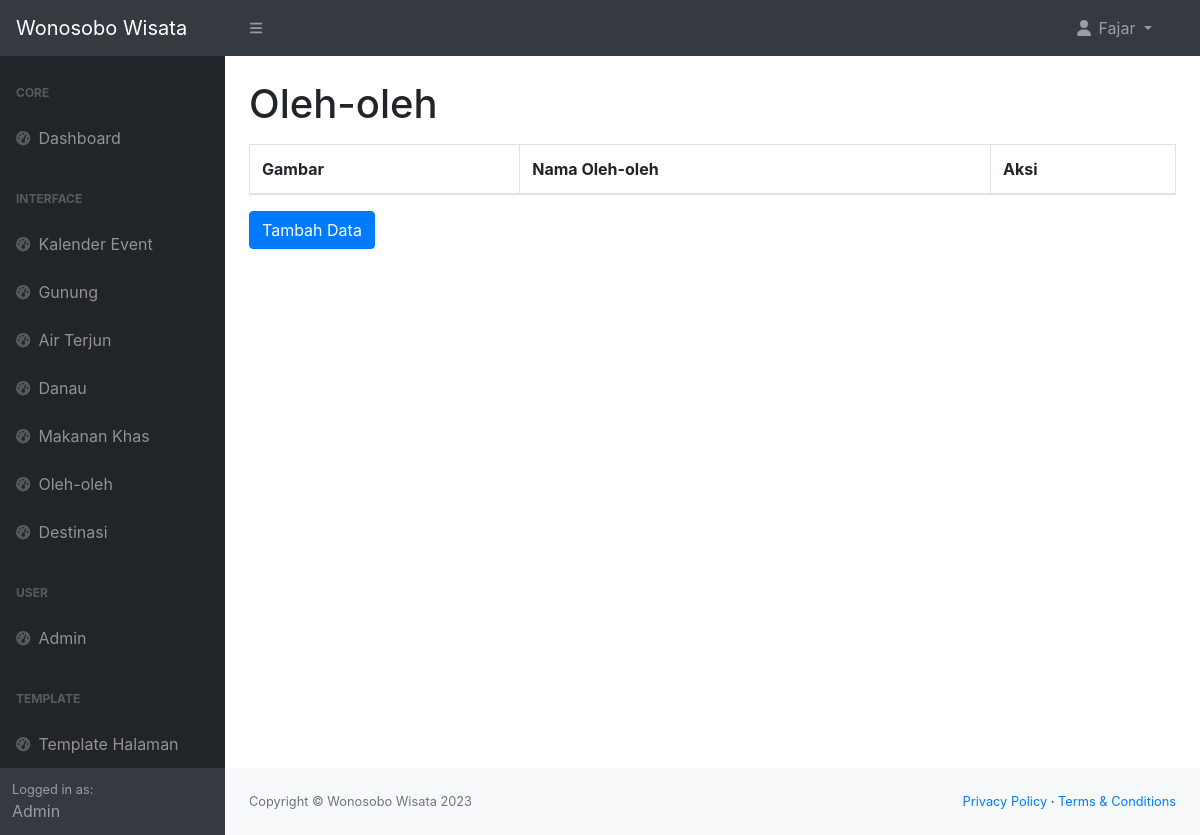
The page /admin/oleh_oleh.php (signed in) on the database as committed earlier.
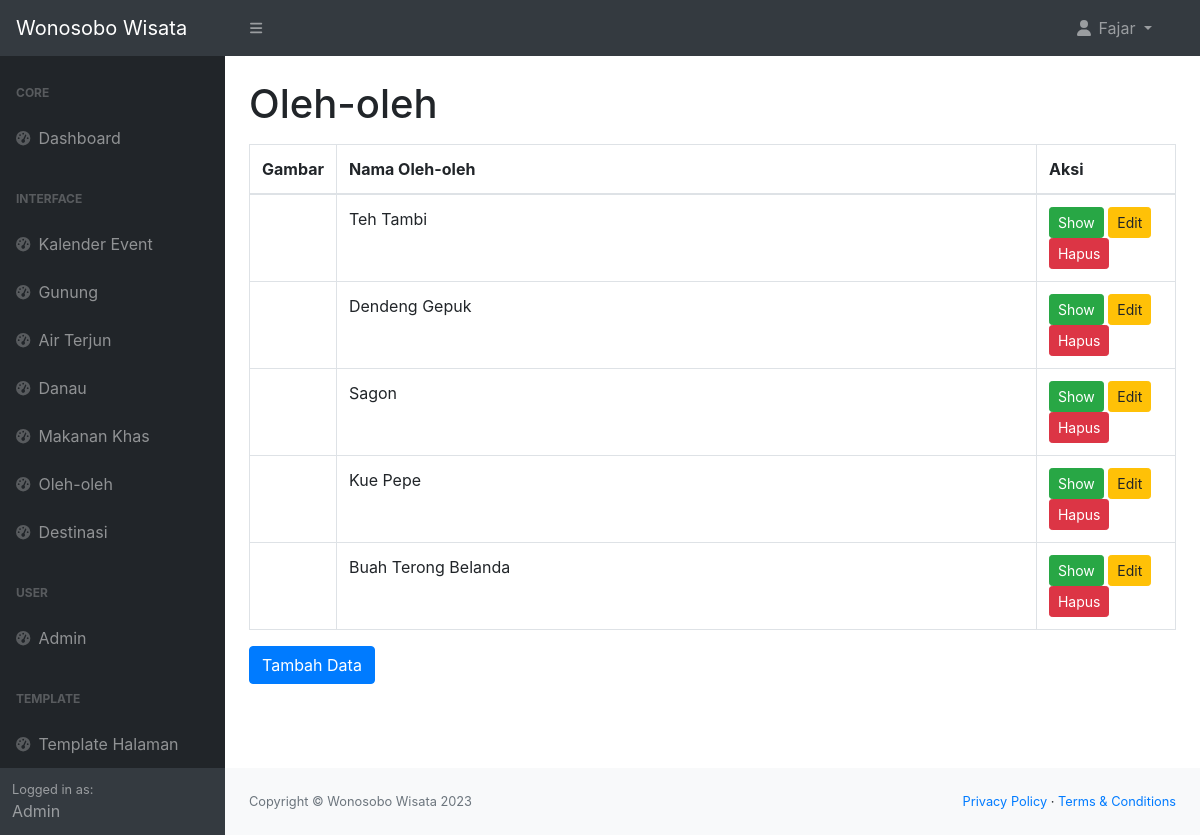
The same page on the database as committed later.
### tables this page shows
CREATE TABLE `tabel_oleh_oleh` (
  `oleh_oleh_id` int(11) NOT NULL,
  `nama_oleh_oleh` varchar(255) NOT NULL,
  `img_oleh_oleh` text NOT NULL,
  `deskripsi_oleh_oleh` text NOT NULL
);

### admin/oleh_oleh.php (the view, shortened to what this page needs)
<!DOCTYPE html>
<html lang="en">
<head>
    <link href="https://cdn.jsdelivr.net/npm/simple-datatables@7.1.2/dist/style.min.css" rel="stylesheet" />
    <link href="css/styles.css" rel="stylesheet" />
    <link rel="stylesheet" href="https://maxcdn.bootstrapcdn.com/bootstrap/4.0.0/css/bootstrap.min.css">
</head>
<body>
    <?php include 'navbar.php'; ?>
    <div id="layoutSidenav">
        <div id="layoutSidenav_nav">
            <?php include 'sidebar.php'; ?>
        </div>
        <div id="layoutSidenav_content">
            <main>
                <div class="container-fluid px-4">
                    <h1 class="mt-4">Oleh-oleh</h1>
                    <div class="table-responsive mt-3">
                        <table class="table table-bordered">
                            <thead>
                                <tr>
                                    <th>Gambar</th>
                                    <th>Nama Oleh-oleh</th>
                                    <th>Aksi</th>
                                </tr>
                            </thead>
                            <tbody>
                                <?php
                                include '../connect.php';
                                $query = "SELECT * FROM tabel_oleh_oleh ORDER BY oleh_oleh_id DESC";
                                $datas = $conn->query($query);
                                foreach ($datas as $data) :
                                ?>
                                    <tr>
                                        <td>
                                        </td>
                                        <td style="width: 700px;">
                                            <?= $data['nama_oleh_oleh'] ?>
                                        </td>
                                        <td>
                                            <button type="button" class="btn btn-success btn-sm" data-toggle="modal" data-target="#showDataModal<?= $data['oleh_oleh_id'] ?>">Show</button>
                                            <button type="button" class="btn btn-warning btn-sm" data-toggle="modal" data-target="#editDataModal<?= $data['oleh_oleh_id'] ?>">Edit</button>
                                            <button type="button" class="btn btn-danger btn-sm" data-toggle="modal" data-target="#hapusDataModal<?= $data['oleh_oleh_id'] ?>">Hapus</button>
                                        </td>
                                    </tr>
                                <?php endforeach ?>
                            </tbody>
                        </table>
                    </div>
                    <button type="button" class="btn btn-primary" data-toggle="modal" data-target="#tambahDataModal">
                        Tambah Data
                    </button>
                </div>
            </main>
            <?php include 'footer.php'; ?>
        </div>
    </div>
</body>
</html>

Rows that differ between the two databases and show on the page:
added tabel_oleh_oleh: nama_oleh_oleh "Teh Tambi"
added tabel_oleh_oleh: nama_oleh_oleh "Dendeng Gepuk"
added tabel_oleh_oleh: nama_oleh_oleh "Sagon"
added tabel_oleh_oleh: nama_oleh_oleh "Kue Pepe"
added tabel_oleh_oleh: nama_oleh_oleh "Buah Terong Belanda"
